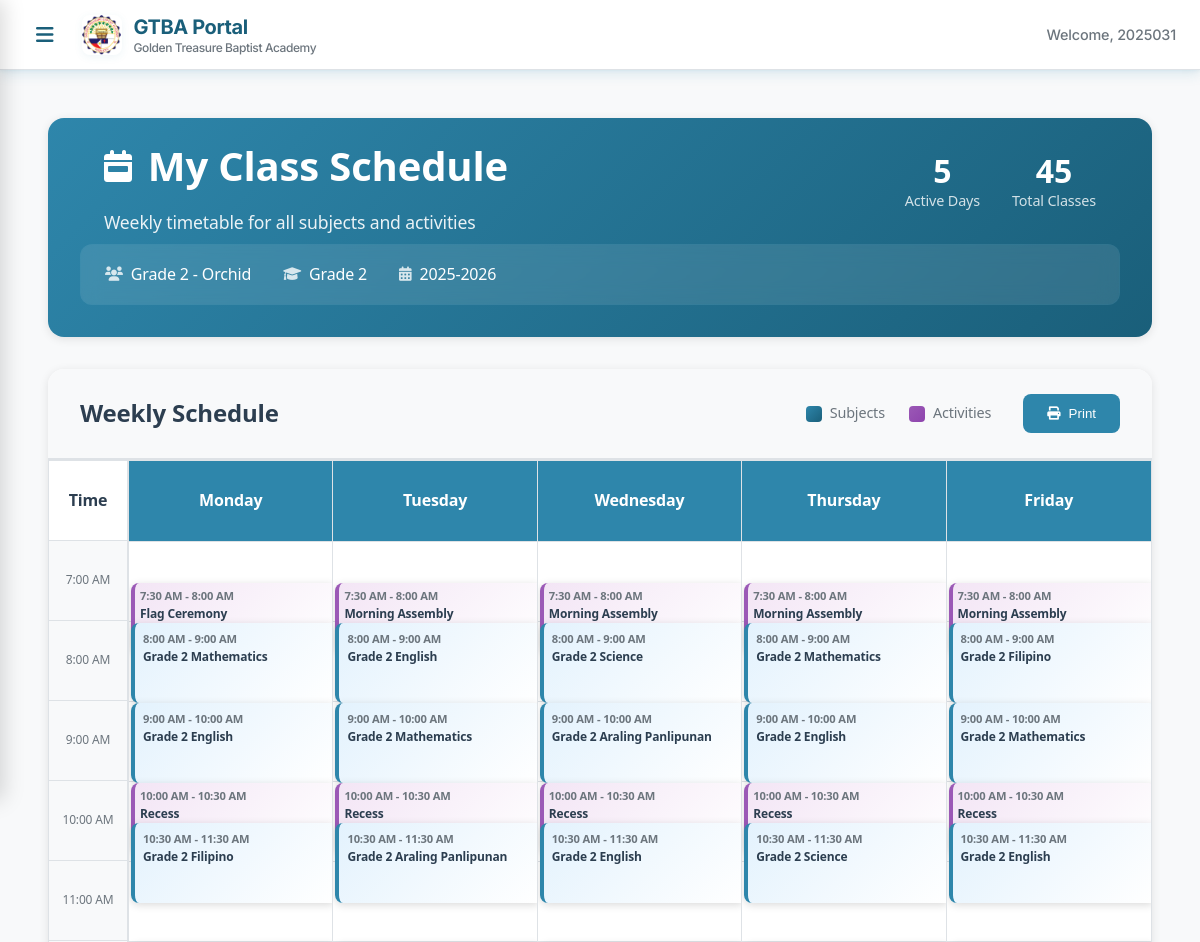
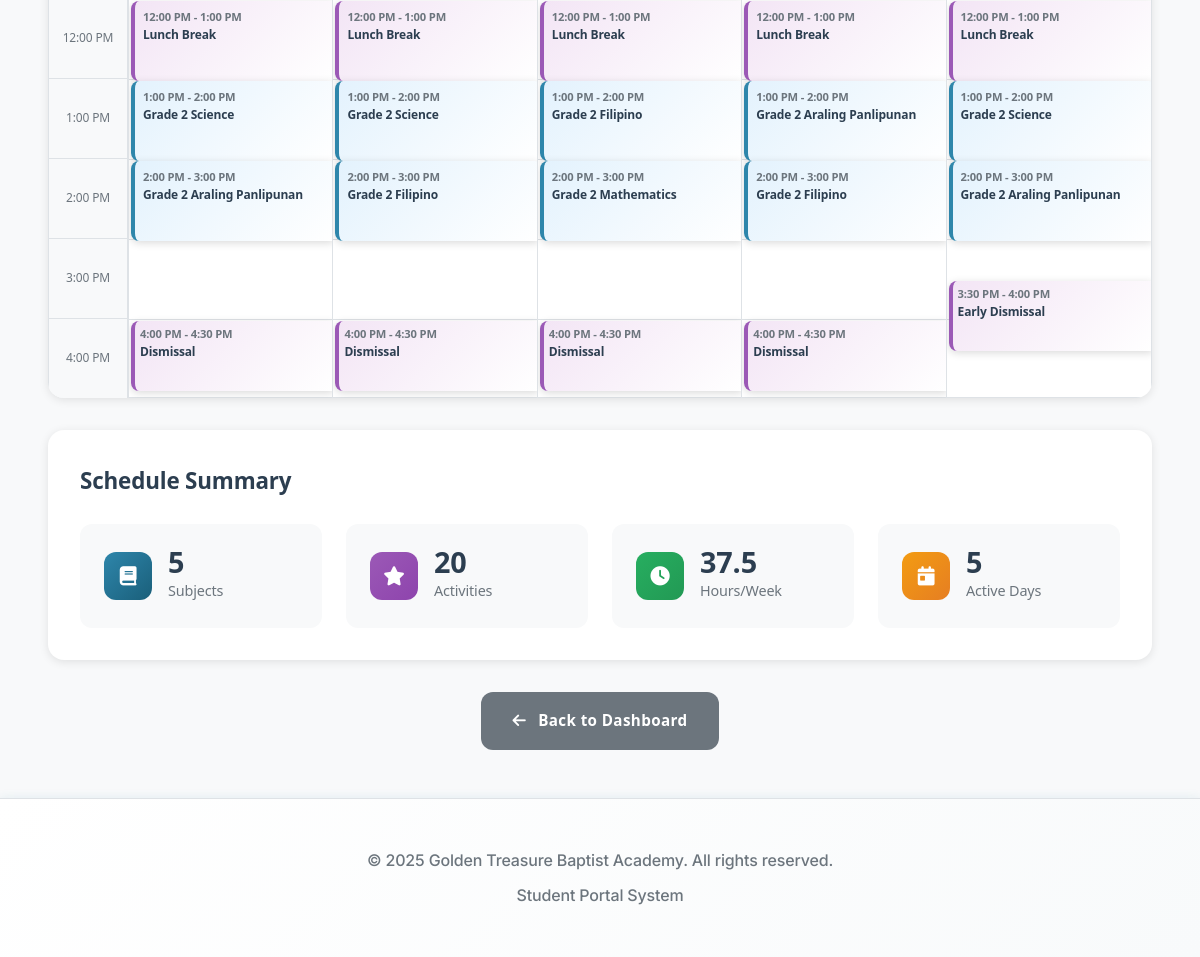
The page /student/schedule.php (signed in) on the database its author committed (2 pictures, top to bottom).
### tables this page shows
CREATE TABLE `students` (
  `id` int NOT NULL,
  `user_id` int NOT NULL,
  `student_id` varchar(20) NOT NULL,
  `lrn` varchar(12) DEFAULT NULL,
  `student_type` enum('Continuing','Transfer','New') NOT NULL,
  `enrollment_status` enum('Pending Payment','Enrolled','Dropped','Suspended','Transferred','Graduated') DEFAULT 'Pending Payment',
  `transferred_to_school` varchar(255) DEFAULT NULL,
  `transfer_date` date DEFAULT NULL,
  `transfer_reason` text,
  `transfer_approved_by` int DEFAULT NULL,
  `transfer_approved_at` timestamp NULL DEFAULT NULL,
  `prevent_auto_promotion` tinyint(1) DEFAULT NULL,
  `first_name` varchar(100) NOT NULL,
  `last_name` varchar(100) NOT NULL,
  `middle_name` varchar(100) DEFAULT NULL,
  `suffix` varchar(10) DEFAULT NULL,
  `gender` enum('Male','Female') NOT NULL,
  `date_of_birth` date NOT NULL,
  `place_of_birth` varchar(200) NOT NULL,
  `religion` varchar(50) DEFAULT NULL,
  `present_address` text NOT NULL,
  `permanent_address` text NOT NULL,
  `father_id` int DEFAULT NULL,
  `mother_id` int DEFAULT NULL,
  `legal_guardian_id` int DEFAULT NULL,
  `emergency_contact_name` varchar(200) DEFAULT NULL,
  `emergency_contact_number` varchar(20) DEFAULT NULL,
  `emergency_contact_relationship` varchar(50) DEFAULT NULL,
  `current_grade_level_id` int DEFAULT NULL,
  `current_section_id` int DEFAULT NULL,
  `current_school_year_id` int DEFAULT NULL,
  `medical_conditions` text,
  `allergies` text,
  `special_needs` text,
  `is_active` tinyint(1) DEFAULT '1',
  `created_by` int NOT NULL,
  `created_at` timestamp NULL DEFAULT CURRENT_TIMESTAMP,
  `updated_at` timestamp NULL DEFAULT CURRENT_TIMESTAMP ON UPDATE CURRENT_TIMESTAMP
);

CREATE TABLE `sections` (
  `id` int NOT NULL,
  `section_name` varchar(100) NOT NULL,
  `grade_level_id` int NOT NULL,
  `school_year_id` int NOT NULL,
  `room_number` varchar(50) DEFAULT NULL,
  `description` text,
  `current_enrollment` int DEFAULT '0',
  `is_active` tinyint(1) DEFAULT '1',
  `created_by` int NOT NULL,
  `created_at` timestamp NULL DEFAULT CURRENT_TIMESTAMP,
  `updated_at` timestamp NULL DEFAULT CURRENT_TIMESTAMP ON UPDATE CURRENT_TIMESTAMP
);

CREATE TABLE `grade_levels` (
  `id` int NOT NULL,
  `grade_name` varchar(50) NOT NULL,
  `grade_code` varchar(10) NOT NULL,
  `level_type` enum('Nursery','Kindergarten','Elementary','Junior High School') NOT NULL,
  `grade_order` int NOT NULL,
  `is_active` tinyint(1) DEFAULT '1',
  `created_at` timestamp NULL DEFAULT CURRENT_TIMESTAMP,
  `updated_at` timestamp NULL DEFAULT CURRENT_TIMESTAMP ON UPDATE CURRENT_TIMESTAMP
);

CREATE TABLE `school_years` (
  `id` int NOT NULL,
  `year_name` varchar(20) DEFAULT NULL,
  `year_label` varchar(20) NOT NULL,
  `start_date` date NOT NULL,
  `end_date` date NOT NULL,
  `is_active` tinyint(1) DEFAULT '0',
  `is_current` tinyint(1) DEFAULT '0',
  `created_by` int NOT NULL,
  `created_at` timestamp NULL DEFAULT CURRENT_TIMESTAMP,
  `updated_at` timestamp NULL DEFAULT CURRENT_TIMESTAMP ON UPDATE CURRENT_TIMESTAMP
);

### student/schedule.php (the view, shortened to what the rows shown need)
<?php
try {
    $database = new Database();
    $db = $database->connect();
    $query = "SELECT s.*, sec.section_name, gl.grade_name, sy.year_label
              FROM students s
              LEFT JOIN sections sec ON s.current_section_id = sec.id
              LEFT JOIN grade_levels gl ON s.current_grade_level_id = gl.id
              LEFT JOIN school_years sy ON s.current_school_year_id = sy.id
              WHERE s.user_id = :user_id";
    $stmt = $db->prepare($query);
    $stmt->bindParam(':user_id', $_SESSION['user_id']);
    $stmt->execute();
    $student_info = $stmt->fetch(PDO::FETCH_ASSOC);
} catch (Exception $e) {
    $error_message = "Unable to load schedule information.";
    error_log("Student schedule error: " . $e->getMessage());
}
?>
<div class="schedule-page">
    <div class="page-header">
        <div class="header-content">
            <div class="header-left">
                <h1 class="page-title" style="color: var(--white);">
                    <i class="fas fa-calendar-week"></i>
                    My Class Schedule
                </h1>
            </div>
        </div>
        <?php if ($student_info && $student_info['section_name']): ?>
        <div class="student-info">
            <div class="info-item">
                <i class="fas fa-users"></i>
                <span><?php echo htmlspecialchars($student_info['section_name']); ?></span>
            </div>
            <div class="info-item">
                <i class="fas fa-graduation-cap"></i>
                <span><?php echo htmlspecialchars($student_info['grade_name']); ?></span>
            </div>
            <div class="info-item">
                <i class="fas fa-calendar-alt"></i>
                <span><?php echo htmlspecialchars($student_info['year_label']); ?></span>
            </div>
        </div>
        <?php endif; ?>
    </div>
    <?php if (isset($error_message)): ?>
        <div class="alert alert-error">
            <i class="fas fa-exclamation-circle"></i>
            <span><?php echo $error_message; ?></span>
        </div>
    <?php else: ?>
    <div class="schedule-container">
        <div class="schedule-header">
            <h2>Weekly Schedule</h2>
        </div>
        <div class="weekly-grid">
            <div class="time-column">
                <div class="time-header">Time</div>
                <?php
                $start_hour = 7;
                $end_hour = 18;
                for ($hour = $start_hour; $hour <= $end_hour; $hour++) {
                    $time_12 = ($hour > 12) ? ($hour - 12) . ':00 PM' : (($hour == 12) ? '12:00 PM' : $hour . ':00 AM');
                    echo '<div class="time-slot">' . $time_12 . '</div>';
                }
                ?>
            </div>
        </div>
    </div>
    <?php endif; ?>
</div>
<?php
$content = ob_get_clean();
include '../includes/header.php';
echo $content;
include '../includes/footer.php';
?>

### rows shown on the page
students: current_section.section_name "Grade 2 - Orchid", current_grade_level.grade_name "Grade 2", current_school_year.year_label "2025-2026", current_section "7:00 AM"

### other values the page prints
$_SESSION['username'] "2025031"
count(array_unique(array_column($schedules, 'day_of_week'))) "5"
count($schedules) "45"
$time_12 "8:00 AM"
$time_12 "9:00 AM"
$time_12 "10:00 AM"
$time_12 "11:00 AM"
$time_12 "12:00 PM"
$time_12 "1:00 PM"
$time_12 "2:00 PM"
$time_12 "3:00 PM"
$time_12 "4:00 PM"
$day "Monday"
date('g:i A', $class_data['start_time']) "7:30 AM"
date('g:i A', $class_data['end_time']) "8:00 AM"
